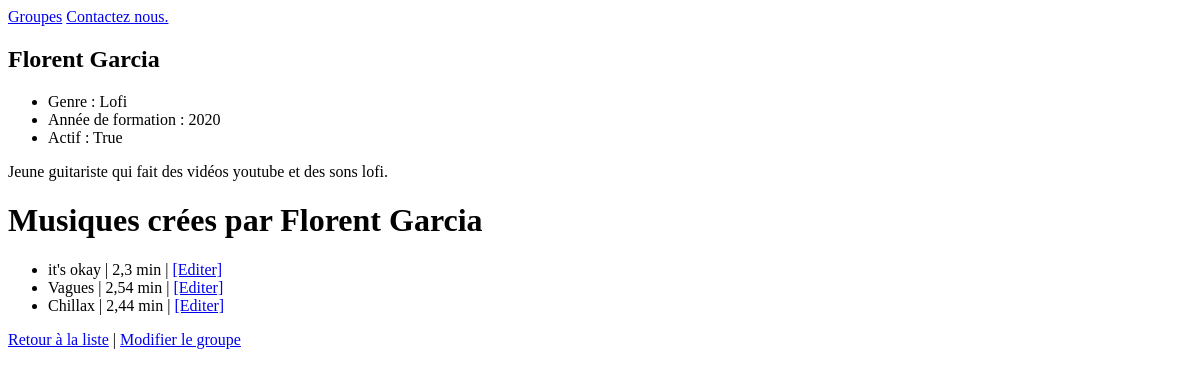
The page /groupes/6/ on the database as committed earlier.
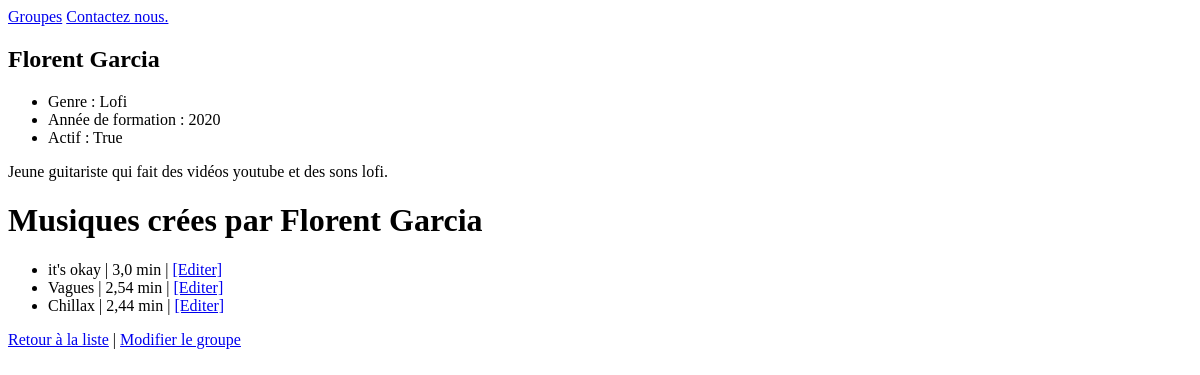
The same page on the database as committed later.
### listings/models.py (models this page shows)
class Song(models.Model):
    band = models.ForeignKey(Band, null=True, on_delete=models.SET_NULL)
    name = models.fields.CharField(max_length=100)
    duration = models.fields.FloatField(max_length=4)

### listings/views.py (the view)
# urls.py: path('<int:id>/', detailGroupe, name="detail-groupe"),
def detailGroupe(request, id):
    band = Band.objects.get(id=id)
    songs = Song.objects.all()
    return render(request, 'listings/detailGroupe.html', {'band' : band, 'songs': songs})

### listings/templates/listings/detailGroupe.html (shortened to what this page needs)
{% extends 'listings/base.html' %}
{% block content %}
 <h2>{{ band.name }}</h2>
<ul>
  <li>Genre : {{ band.get_genre_display }}</li>
  <li>Année de formation : {{ band.year_formed }}</li>
  <li>Actif : {{ band.active }}</li>
</ul>
<p>{{ band.biography }}</p>
<h1>Musiques crées par {{ band.name }}</h1>
    <ul>
        {% for song in songs %}
          {% if song.band.id == band.id %}
                <li>{{ song.name }} | {{ song.duration }} min | <a href="{% url 'update-song' song.id %}">[Editer]</a></li>
          {% endif %}
        {% endfor %}
    </ul>
<a href="{% url 'liste-groupes' %}">Retour à la liste</a>  |
<a href="{% url 'update-band' band.id %}">Modifier le groupe</a>
{% endblock %}

Rows that differ between the two databases and show on the page:
changed Song "it's okay": duration "2,3" → "3,0"
